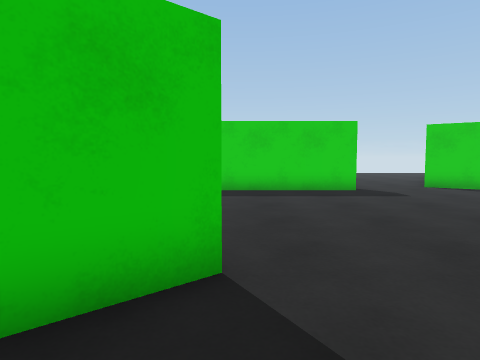
[1] (above)

24 first-person views from a walk through a 3-D level made in the Unity game engine. The camera is 1.2 m above the floor, tilts 4° down and sees 75° across. The floor is counted in squares, 1 m on a side. Each view is taken from the middle of a square. On the plan, view 1 faces up. The plan holds only what a view shows up to about 13 squares ahead; the rest is blank. The place goes on beyond the plan. The player character is not drawn.

[2]
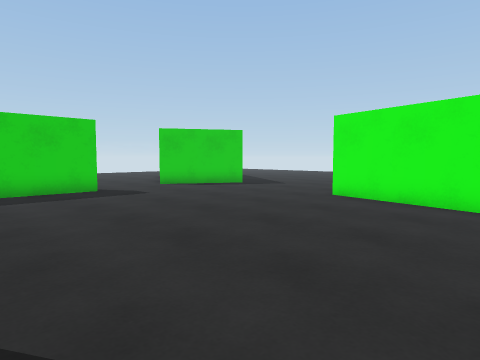

[3]
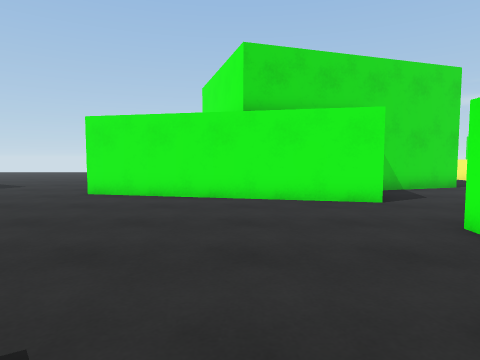

[4]
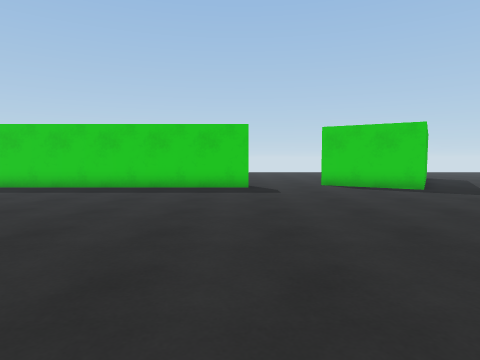

[5]
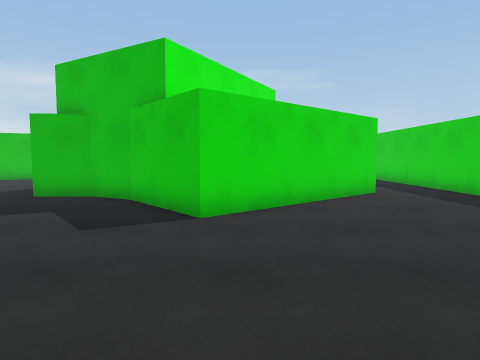

[6]
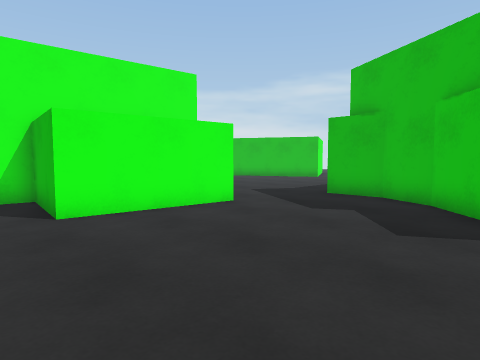

[7]
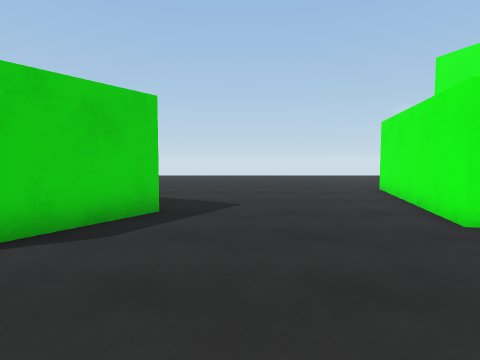

[8]
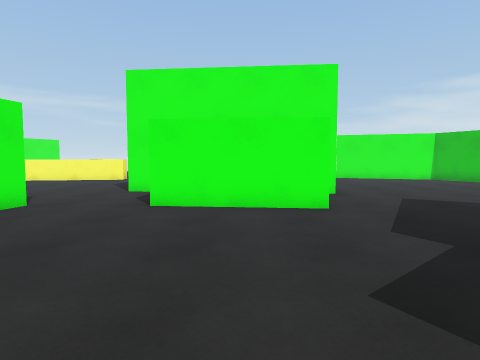

[9]
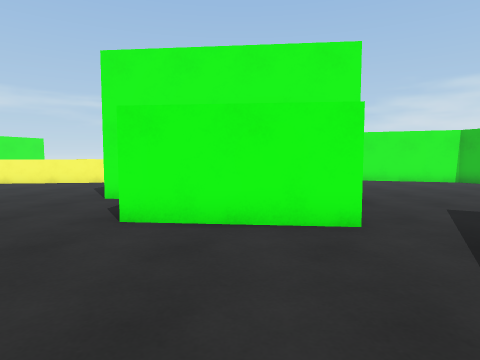

[10]
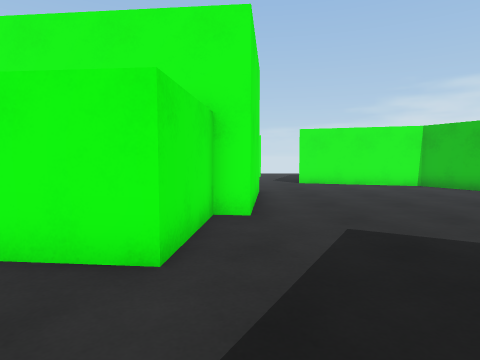

[11]
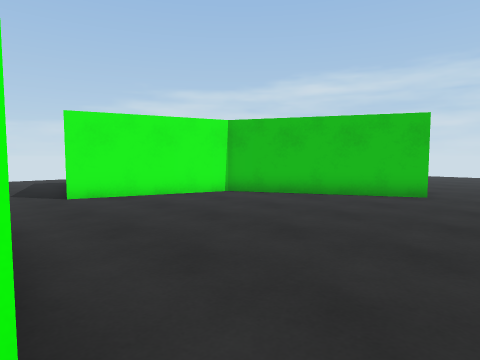

[12]
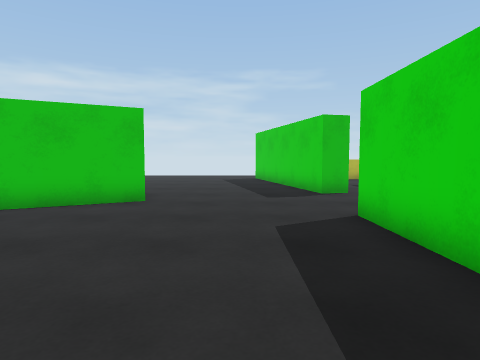

[13]
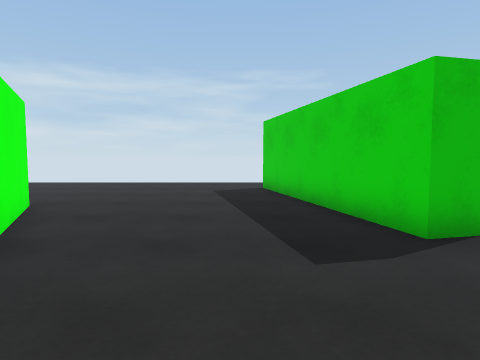

[14]
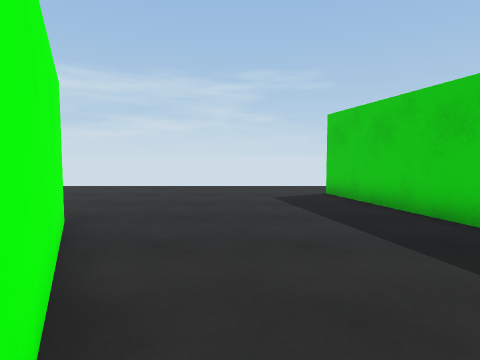

[15]
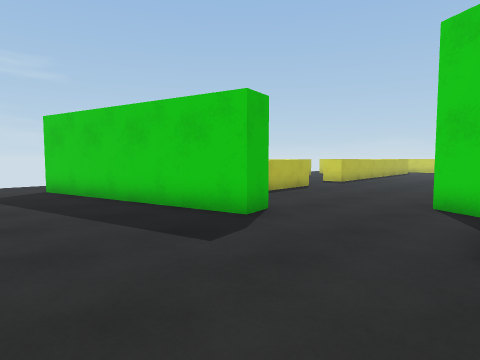

[16]
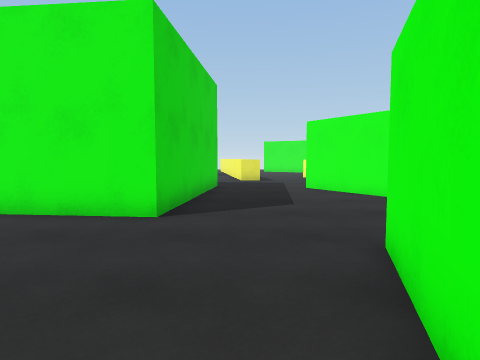

[17]
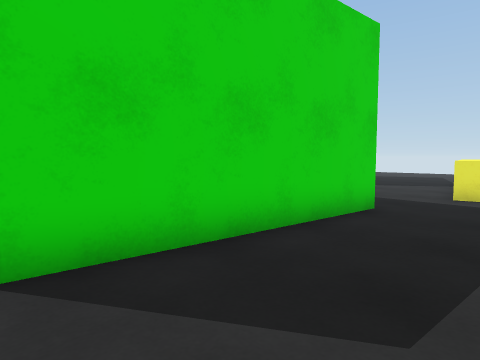

[18]
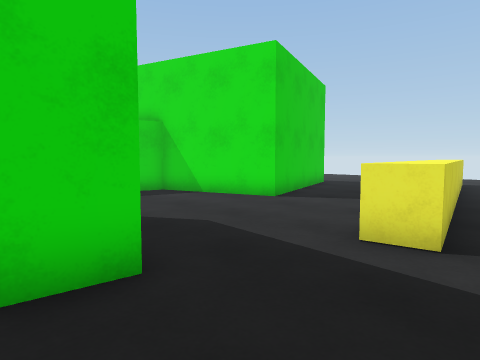

[19]
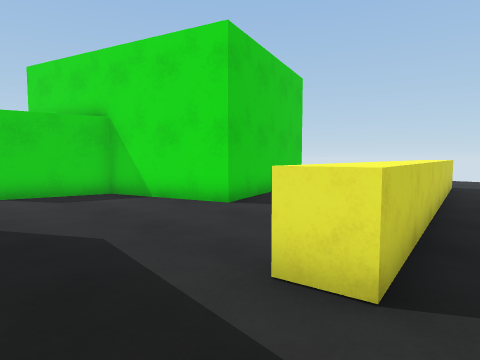

[20]
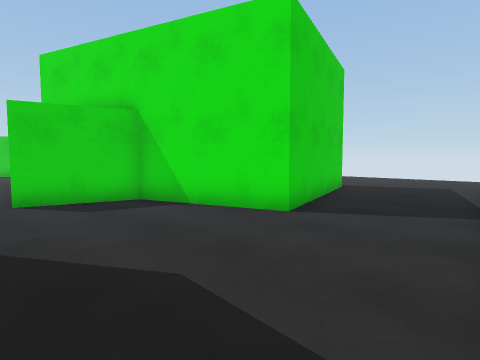

[21]
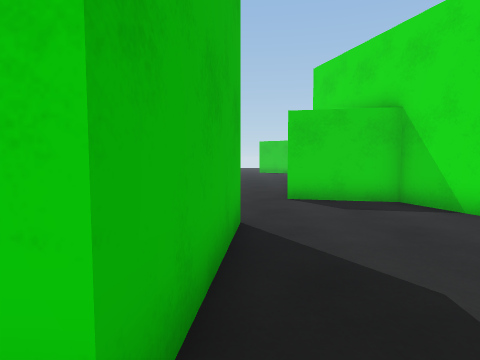

[22]
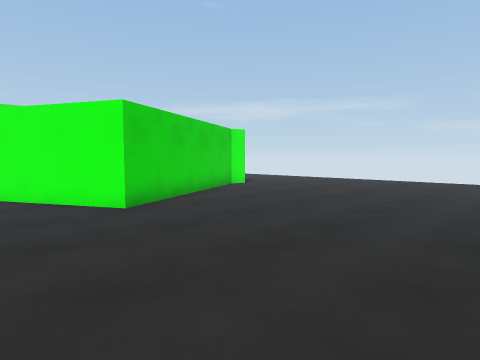

[23]
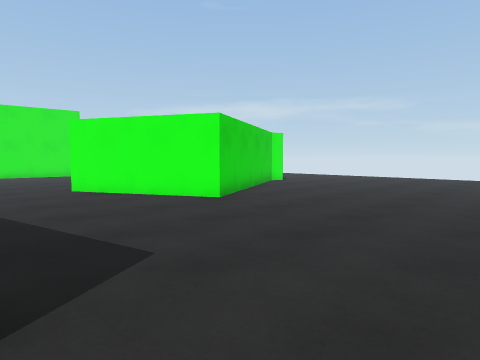

[24]
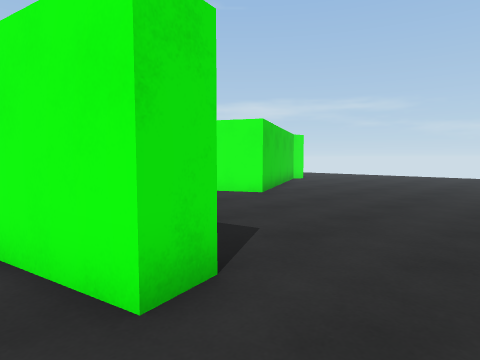

### Floor plan
Points are (right, up) in squares from view 1. A wall is a line through its corners. A room is listed if a view was taken in it or the views show most of it. See-through windows are left out.
Room 1 (views 1, 2, 3, 4, 5, 6, 7, 8, 9, 10)
walls: (4.4, 11.7) (-7.1, 11.7); (11, 10.8) (8.2, 12.5); (7.4, -3.9) (9.4, 5.1) (16.1, 3.6); (-0.1, -3.4) (4.3, -3.8) (3.9, -7) (6, -7.2); (-4.9, 8.8) (-0.2, 3.2) (-2.9, 0.9) (-3.8, -0.6) (-3.8, -2.5)
ways out: opening at (-2, -3.7) to room 2; opening at (7, -5) to room 2; opening at (-7, 10) to room 3
Room 2 (views 11, 12, 13, 14, 15, 16, 17, 18, 19, 20, 21, 22, 23)
walls: (-6.2, -2.5) (-9.6, -2.5); (-14.1, -15.5) (-16.8, -10.3) (-11.7, -7.7) (-8.8, -13.4) (-3.7, -15); (-10, 0.9) (-11, 1.4); (-13.8, -1.2) (-13.6, -2.2) (-21.6, -4.1) (-21.8, -3.1); (6, -7.2) (5.5, -12) (-1.7, -11.3) (-1.2, -6.5) (-0.4, -6.6) (-0.1, -3.4); (16.5, -7.3) (11.7, -8.8) (10.4, -4.5) (7.4, -3.9); (16.6, -12.8) (8.5, -14.1) (8.4, -13.1)
ways out: opening at (-2, -3.7) to room 1; opening at (7, -5) to room 1; opening at (-23.5, -3.5) to room 3; opening at (-12.7, 0) to room 3
Room 3 (view 24)
walls: (-16.4, 4.1) (-16.3, 1.7); (-21.8, -3.1) (-19.4, -2.5)
ways out: opening at (-7, 10) to room 1; opening at (-23.5, -3.5) to room 2; opening at (-12.7, 0) to room 2

Where each view was taken, in squares from view 1:
view 1: 0 up, 0 right, facing up
view 2: 0 up, 0 right, facing up-right
view 3: 0 up, 1 left, facing right
view 4: 1 down, 4 right, facing up
view 5: 4 up, 6 right, facing left
view 6: 3 up, 6 right, facing down-left
view 7: 9 up, 4 right, facing right
view 8: 4 up, 2 right, facing down
view 9: 2 up, 2 right, facing down
view 10: 0 up, 1 left, facing down
view 11: 5 down, 1 left, facing down-left
view 12: 5 down, 3 left, facing left
view 13: 5 down, 9 left, facing left
view 14: 7 down, 11 left, facing left
view 15: 7 down, 9 left, facing up-left
view 16: 13 down, 8 left, facing right
view 17: 15 down, 2 left, facing up-right
view 18: 15 down, 4 right, facing up-right
view 19: 15 down, 6 right, facing up-right
view 20: 13 down, 6 right, facing up-right
view 21: 13 down, 6 right, facing up
view 22: 7 down, 24 left, facing down-right
view 23: 4 down, 24 left, facing down-right
view 24: 2 down, 24 left, facing down-right
